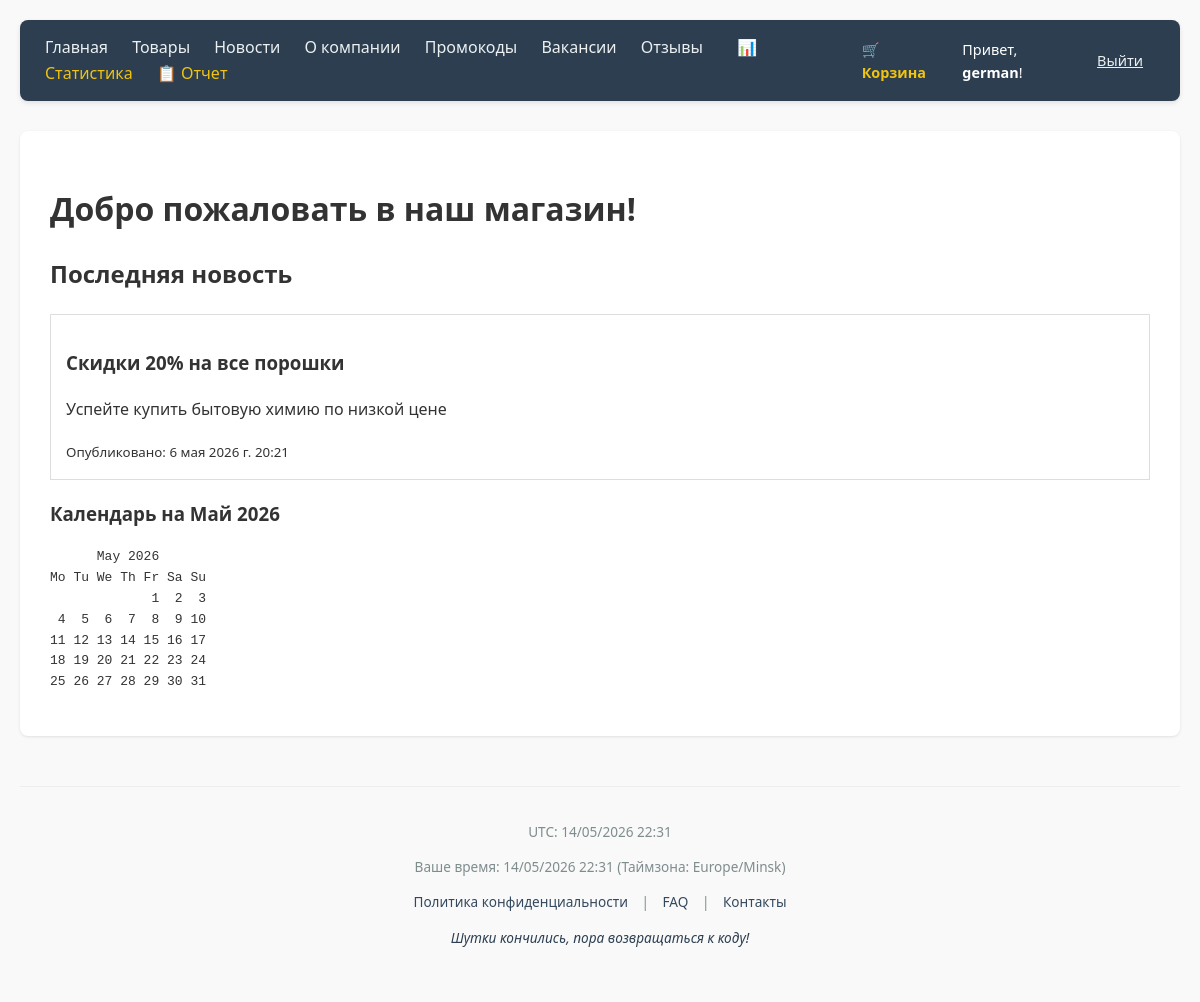
The app's page / (signed in) with its own data.
### shop/models.py (models this page shows)
class TimeStampedModel(models.Model):
    created_at = models.DateTimeField(auto_now_add=True, verbose_name="Дата добавления")
    updated_at = models.DateTimeField(auto_now=True, verbose_name="Дата изменения")
    class Meta:
        abstract = True # Это значит, что таблица в БД для этой модели создана не будет

class News(TimeStampedModel):
    title = models.CharField(max_length=200, verbose_name="Заголовок")
    short_description = models.CharField(max_length=255, verbose_name="Краткое содержание (1 предложение)")
    content = models.TextField(verbose_name="Полная статья")
    image = models.ImageField(upload_to='news/', verbose_name="Картинка")
    publish_date = models.DateTimeField(auto_now_add=True)
    class Meta:
        verbose_name_plural = "Новости"

### shop/views.py (the view)
# urls.py: re_path(r'^$', views.index, name='index'),
def index(request):
    latest_news = News.objects.order_by('-publish_date').first()
    context = {
        'latest_news': latest_news,
        'now_local': timezone.localtime(timezone.now()),
        'calendar_text': calendar.TextCalendar().formatmonth(2026, 5),  # Текстовый календарь
    }
    return render(request, 'shop/index.html', context)

### shop/context_processors.py (called while the page is built)
def global_date_context(request):
    now = timezone.now()
    return {
        'current_utc': now, # UTC время
        'current_local': timezone.localtime(now), # Время в таймзоне из settings.py
        'user_tz': timezone.get_current_timezone_name(),
        'text_calendar': calendar.TextCalendar().formatmonth(now.year, now.month),
    }

### shop/templates/shop/index.html
{% extends 'shop/base.html' %}
{% block content %}
    <h1>Добро пожаловать в наш магазин!</h1>
    <h2>Последняя новость</h2>
    {% if latest_news %}
        <div style="border: 1px solid #ddd; padding: 15px;">
            <h3>{{ latest_news.title }}</h3>
            <p>{{ latest_news.content|truncatewords:30 }}</p>
            <small>Опубликовано: {{ latest_news.publish_date }}</small>
        </div>
    {% else %}
        <p>Новостей пока нет.</p>
    {% endif %}
    <h3>Календарь на Май 2026</h3>
    <pre>{{ calendar_text }}</pre>
{% endblock %}

### shop/templates/shop/base.html (shortened to what this page needs)
<!DOCTYPE html>
<html lang="ru">
<head>
</head>
<body>
    <nav>
        <div class="nav-links">
            <a href="{% url 'index' %}">Главная</a>
            <a href="{% url 'product_list' %}">Товары</a>
            <a href="{% url 'news_list' %}">Новости</a>
            <a href="{% url 'about' %}">О компании</a>
            <a href="{% url 'promo_codes' %}">Промокоды</a>
            <a href="{% url 'vacancy_list' %}">Вакансии</a>
            <a href="{% url 'reviews' %}">Отзывы</a>
            {% if user.is_staff %}
                <a href="{% url 'statistics' %}" style="color: #f1c40f; margin-left: 10px;">📊 Статистика</a>
                <a href="{% url 'customer_report' %}" style="color: #f1c40f;">📋 Отчет</a>
            {% endif %}
        </div>
        <div class="auth-block">
            {% if user.is_authenticated %}
                <a href="{% url 'view_cart' %}" style="color: #f1c40f; text-decoration: none; margin-right: 15px;">
                    🛒 Корзина
                </a>
                <span>Привет, <strong>{{ user.username }}</strong>!</span>
                <form action="{% url 'logout' %}" method="post" style="display:inline; margin-left:10px;">
                    <button type="submit" style="background:none; border:none; color:#ecf0f1; cursor:pointer; text-decoration:underline; font-family:inherit; font-size:inherit;">
                        Выйти
                    </button>
                </form>
            {% else %}
                <a href="{% url 'login' %}" style="color: #ecf0f1; text-decoration: none;">Войти</a> |
                <a href="{% url 'register' %}" style="color: #ecf0f1; text-decoration: none;">Регистрация</a>
            {% endif %}
        </div>
    </nav>
    <div class="content">
        {% block content %}{% endblock %}
    </div>
    <div class="footer">
        <div class="footer-info">
            <p>UTC: {{ current_utc|date:"d/m/Y H:i" }}</p>
            <p>Ваше время: {{ current_local|date:"d/m/Y H:i" }} (Таймзона: {{ user_tz }})</p>
        </div>
        <div class="footer-links">
            <a href="{% url 'privacy_policy' %}">Политика конфиденциальности</a> |
            <a href="{% url 'faq_list' %}">FAQ</a> |
            <a href="{% url 'contact_list' %}">Контакты</a>
        </div>
        <p id="joke-container" style="font-style: italic; color: #2c3e50;">🤖 Загрузка шутки...</p>
    </div>
</body>
</html>

### shop/templates/shop/base.html (style rules this page uses)
body { font-family: 'Segoe UI', Tahoma, Geneva, Verdana, sans-serif; margin: 0; padding: 20px; line-height: 1.6; color: #333; background-color: #f9f9f9; }
nav { background: #2c3e50; padding: 15px 25px; margin-bottom: 30px; display: flex; justify-content: space-between; align-items: center; border-radius: 8px; box-shadow: 0 2px 5px rgba(0,0,0,0.1); }
.nav-links a { margin-right: 20px; text-decoration: none; color: #ecf0f1; font-weight: 500; transition: 0.3s; }
.auth-block { color: #fff; font-size: 0.9em; display: flex; align-items: center; gap: 15px; }
.auth-block button { background: #e74c3c; color: white; border: none; padding: 5px 12px; border-radius: 4px; cursor: pointer; font-size: 0.9em; }
.auth-block a { color: #3498db; text-decoration: none; font-weight: bold; }
.content { background: white; padding: 30px; border-radius: 8px; box-shadow: 0 1px 3px rgba(0,0,0,0.1); min-height: 400px; }
.footer { margin-top: 50px; padding: 20px; text-align: center; font-size: 0.85em; color: #7f8c8d; border-top: 1px solid #eee; }
.footer-links { margin-bottom: 10px; }
.footer-links a { margin: 0 10px; color: #34495e; text-decoration: none; }

### records on screen
News: title "Скидки 20% на все порошки", content "Успейте купить бытовую химию по низкой цене", publish_date "6 мая 2026 г. 20:21"

### other values on screen
{{ user.username }} "german"
{{ calendar_text }} "May 2026 Mo Tu We Th Fr Sa Su 1 2 3 4 5 6 7 8 9 10 11 12 13 14 15 16 17 18 19 20 21 22 23 24 25 26 27 28 29 30 31"
{{ current_local|date:"d/m/Y H:i" }} "14/05/2026 22:31"
{{ user_tz }} "Europe/Minsk"
